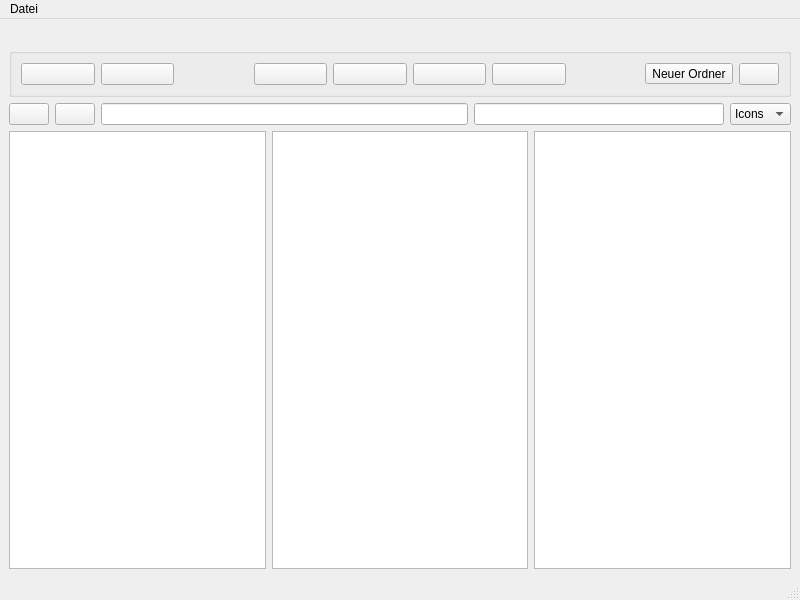
<?xml version="1.0" encoding="UTF-8"?>
<ui version="4.0">
 <class>MainWindow</class>
 <widget class="QMainWindow" name="MainWindow">
  <property name="geometry">
   <rect>
    <x>0</x>
    <y>0</y>
    <width>800</width>
    <height>600</height>
   </rect>
  </property>
  <property name="windowTitle">
   <string>Stegano Explorer</string>
  </property>
  <property name="autoFillBackground">
   <bool>false</bool>
  </property>
  <property name="styleSheet">
   <string notr="true"/>
  </property>
  <widget class="QWidget" name="centralwidget">
   <layout class="QVBoxLayout" name="verticalLayout_2">
    <item>
     <widget class="QLabel" name="logoLabel">
      <property name="text">
       <string/>
      </property>
     </widget>
    </item>
    <item>
     <layout class="QVBoxLayout" name="verticalLayout">
      <item>
       <widget class="QGroupBox" name="groupBox">
        <property name="title">
         <string/>
        </property>
        <layout class="QHBoxLayout" name="horizontalLayout_5">
         <item>
          <layout class="QHBoxLayout" name="horizontalLayout_3">
           <item>
            <widget class="QPushButton" name="newFolderPushButton">
             <property name="sizePolicy">
              <sizepolicy hsizetype="MinimumExpanding" vsizetype="Fixed">
               <horstretch>0</horstretch>
               <verstretch>0</verstretch>
              </sizepolicy>
             </property>
             <property name="cursor">
              <cursorShape>PointingHandCursor</cursorShape>
             </property>
             <property name="toolTip">
              <string>Create new folder</string>
             </property>
             <property name="text">
              <string/>
             </property>
             <property name="icon">
              <iconset resource="res.qrc">
               <normaloff>:/assets/img/folder.png</normaloff>:/assets/img/folder.png</iconset>
             </property>
            </widget>
           </item>
           <item>
            <widget class="QPushButton" name="newFilePushButton">
             <property name="sizePolicy">
              <sizepolicy hsizetype="MinimumExpanding" vsizetype="Fixed">
               <horstretch>0</horstretch>
               <verstretch>0</verstretch>
              </sizepolicy>
             </property>
             <property name="cursor">
              <cursorShape>PointingHandCursor</cursorShape>
             </property>
             <property name="toolTip">
              <string>Create new file</string>
             </property>
             <property name="text">
              <string/>
             </property>
             <property name="icon">
              <iconset resource="res.qrc">
               <normaloff>:/assets/img/document.png</normaloff>:/assets/img/document.png</iconset>
             </property>
            </widget>
           </item>
           <item>
            <spacer name="horizontalSpacer">
             <property name="orientation">
              <enum>Qt::Horizontal</enum>
             </property>
             <property name="sizeHint" stdset="0">
              <size>
               <width>40</width>
               <height>20</height>
              </size>
             </property>
            </spacer>
           </item>
           <item>
            <widget class="QPushButton" name="deletePushButton">
             <property name="sizePolicy">
              <sizepolicy hsizetype="MinimumExpanding" vsizetype="Fixed">
               <horstretch>0</horstretch>
               <verstretch>0</verstretch>
              </sizepolicy>
             </property>
             <property name="cursor">
              <cursorShape>PointingHandCursor</cursorShape>
             </property>
             <property name="toolTip">
              <string>Delete Selection</string>
             </property>
             <property name="text">
              <string/>
             </property>
             <property name="icon">
              <iconset resource="res.qrc">
               <normaloff>:/assets/img/delete(1).png</normaloff>:/assets/img/delete(1).png</iconset>
             </property>
            </widget>
           </item>
           <item>
            <widget class="QPushButton" name="cutPushButton">
             <property name="sizePolicy">
              <sizepolicy hsizetype="MinimumExpanding" vsizetype="Fixed">
               <horstretch>0</horstretch>
               <verstretch>0</verstretch>
              </sizepolicy>
             </property>
             <property name="cursor">
              <cursorShape>PointingHandCursor</cursorShape>
             </property>
             <property name="toolTip">
              <string>Cut selection</string>
             </property>
             <property name="whatsThis">
              <string>cut selected files</string>
             </property>
             <property name="autoFillBackground">
              <bool>false</bool>
             </property>
             <property name="text">
              <string/>
             </property>
             <property name="icon">
              <iconset resource="res.qrc">
               <normaloff>:/assets/img/scissors(1).png</normaloff>:/assets/img/scissors(1).png</iconset>
             </property>
            </widget>
           </item>
           <item>
            <widget class="QPushButton" name="copyPushButton">
             <property name="sizePolicy">
              <sizepolicy hsizetype="MinimumExpanding" vsizetype="Fixed">
               <horstretch>0</horstretch>
               <verstretch>0</verstretch>
              </sizepolicy>
             </property>
             <property name="cursor">
              <cursorShape>PointingHandCursor</cursorShape>
             </property>
             <property name="toolTip">
              <string>Copy</string>
             </property>
             <property name="whatsThis">
              <string>cut selected files</string>
             </property>
             <property name="autoFillBackground">
              <bool>false</bool>
             </property>
             <property name="text">
              <string/>
             </property>
             <property name="icon">
              <iconset resource="res.qrc">
               <normaloff>:/assets/img/copy.png</normaloff>:/assets/img/copy.png</iconset>
             </property>
            </widget>
           </item>
           <item>
            <widget class="QPushButton" name="pastePushButton">
             <property name="sizePolicy">
              <sizepolicy hsizetype="MinimumExpanding" vsizetype="Fixed">
               <horstretch>0</horstretch>
               <verstretch>0</verstretch>
              </sizepolicy>
             </property>
             <property name="cursor">
              <cursorShape>PointingHandCursor</cursorShape>
             </property>
             <property name="toolTip">
              <string>Paste</string>
             </property>
             <property name="whatsThis">
              <string>cut selected files</string>
             </property>
             <property name="autoFillBackground">
              <bool>false</bool>
             </property>
             <property name="text">
              <string/>
             </property>
             <property name="icon">
              <iconset resource="res.qrc">
               <normaloff>:/assets/img/paste.png</normaloff>:/assets/img/paste.png</iconset>
             </property>
            </widget>
           </item>
           <item>
            <spacer name="horizontalSpacer_2">
             <property name="orientation">
              <enum>Qt::Horizontal</enum>
             </property>
             <property name="sizeHint" stdset="0">
              <size>
               <width>40</width>
               <height>20</height>
              </size>
             </property>
            </spacer>
           </item>
           <item>
            <widget class="QToolButton" name="previewToolButton">
             <property name="sizePolicy">
              <sizepolicy hsizetype="MinimumExpanding" vsizetype="Fixed">
               <horstretch>0</horstretch>
               <verstretch>0</verstretch>
              </sizepolicy>
             </property>
             <property name="cursor">
              <cursorShape>PointingHandCursor</cursorShape>
             </property>
             <property name="toolTip">
              <string>Show preview</string>
             </property>
             <property name="whatsThis">
              <string>show preview</string>
             </property>
             <property name="autoFillBackground">
              <bool>false</bool>
             </property>
             <property name="text">
              <string>Neuer Ordner</string>
             </property>
             <property name="icon">
              <iconset resource="res.qrc">
               <normaloff>:/assets/img/preview (2).png</normaloff>:/assets/img/preview (2).png</iconset>
             </property>
            </widget>
           </item>
           <item>
            <widget class="QPushButton" name="darkModePushButton">
             <property name="toolTip">
              <string>Light Mode</string>
             </property>
             <property name="text">
              <string/>
             </property>
             <property name="icon">
              <iconset resource="res.qrc">
               <normaloff>:/assets/img/light-bulb.png</normaloff>:/assets/img/light-bulb.png</iconset>
             </property>
            </widget>
           </item>
          </layout>
         </item>
        </layout>
       </widget>
      </item>
      <item>
       <layout class="QHBoxLayout" name="horizontalLayout">
        <item>
         <widget class="QPushButton" name="backButton">
          <property name="text">
           <string/>
          </property>
          <property name="icon">
           <iconset resource="res.qrc">
            <normaloff>:/assets/img/arrow-back.png</normaloff>:/assets/img/arrow-back.png</iconset>
          </property>
         </widget>
        </item>
        <item>
         <widget class="QPushButton" name="forwardButton">
          <property name="text">
           <string/>
          </property>
          <property name="icon">
           <iconset resource="res.qrc">
            <normaloff>:/assets/img/arrow-forth.png</normaloff>:/assets/img/arrow-forth.png</iconset>
          </property>
         </widget>
        </item>
        <item>
         <widget class="QLineEdit" name="pathLineEdit">
          <property name="styleSheet">
           <string notr="true"/>
          </property>
         </widget>
        </item>
        <item>
         <widget class="QLineEdit" name="searchLineEdit">
          <property name="maximumSize">
           <size>
            <width>250</width>
            <height>16777215</height>
           </size>
          </property>
         </widget>
        </item>
        <item>
         <widget class="QComboBox" name="DisplayComboBox">
          <item>
           <property name="text">
            <string>Icons</string>
           </property>
          </item>
          <item>
           <property name="text">
            <string>Table</string>
           </property>
          </item>
         </widget>
        </item>
       </layout>
      </item>
      <item>
       <layout class="QHBoxLayout" name="horizontalLayout_2">
        <item>
         <widget class="QTreeView" name="treeView">
          <property name="maximumSize">
           <size>
            <width>300</width>
            <height>16777215</height>
           </size>
          </property>
         </widget>
        </item>
        <item>
         <widget class="QTableView" name="tableView"/>
        </item>
        <item>
         <widget class="QListWidget" name="listWidget"/>
        </item>
       </layout>
      </item>
     </layout>
    </item>
   </layout>
  </widget>
  <widget class="QMenuBar" name="menubar">
   <property name="geometry">
    <rect>
     <x>0</x>
     <y>0</y>
     <width>800</width>
     <height>23</height>
    </rect>
   </property>
   <widget class="QMenu" name="menuDatei">
    <property name="title">
     <string>Datei</string>
    </property>
    <addaction name="separator"/>
    <addaction name="actionMount"/>
    <addaction name="actionUnmount"/>
    <addaction name="separator"/>
    <addaction name="actionShow_Filesystem_information"/>
    <addaction name="actionDefragment"/>
    <addaction name="actionFormat_Filesystem"/>
    <addaction name="actionShow_Fragmentation"/>
   </widget>
   <addaction name="menuDatei"/>
  </widget>
  <widget class="QStatusBar" name="statusbar"/>
  <action name="actionVorschau_anzeigen">
   <property name="text">
    <string>Vorschau anzeigen</string>
   </property>
  </action>
  <action name="actionNewFile">
   <property name="text">
    <string>New File...</string>
   </property>
  </action>
  <action name="actionNewFolder">
   <property name="text">
    <string>New Folder...</string>
   </property>
  </action>
  <action name="actionDefragment">
   <property name="text">
    <string>Defragment</string>
   </property>
  </action>
  <action name="actionCreate_new">
   <property name="text">
    <string>Create New</string>
   </property>
  </action>
  <action name="actionShow_Filesystem_information">
   <property name="text">
    <string>Show Filesystem information</string>
   </property>
  </action>
  <action name="actionLoad_selected_file">
   <property name="text">
    <string>Load selected file</string>
   </property>
  </action>
  <action name="actionChoose_from_explorer">
   <property name="text">
    <string>Choose from explorer</string>
   </property>
  </action>
  <action name="actionUnload">
   <property name="text">
    <string>Unload</string>
   </property>
  </action>
  <action name="actionMount">
   <property name="text">
    <string>Mount</string>
   </property>
  </action>
  <action name="actionUnmount">
   <property name="text">
    <string>Unmount</string>
   </property>
  </action>
  <action name="actionFormat_Filesystem">
   <property name="text">
    <string>Format Filesystem</string>
   </property>
  </action>
  <action name="actionShow_Fragmentation">
   <property name="text">
    <string>Show Fragmentation</string>
   </property>
  </action>
 </widget>
 <resources>
  <include location="res.qrc"/>
 </resources>
 <connections/>
</ui>
